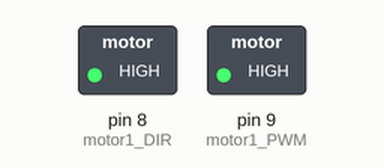
Bench run of a sketch on a simulated Arduino Uno, built with avr-gcc and run on an emulated ATmega328P. On the bench: switched loads named in the sketch (green lamp = pin HIGH).

Above: at 12.8 s.
Timing chart, 0 to 40.0 s (numbered marks = the images above):
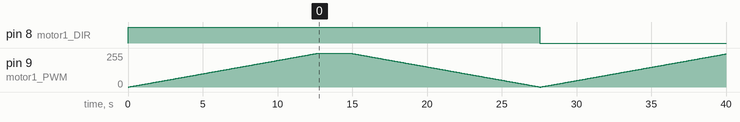

The sketch:

motordrive_DC2-2D.ino
```cpp
const int motor1_PWM = 9;
const int motor1_DIR = 8;

void setup() {
  pinMode(motor1_DIR, OUTPUT);
  //pinMode(motor1_PWM, OUTPUT);

}

void loop() {
  digitalWrite(motor1_DIR, HIGH);
  for(int i = 0; i<256;i++) {
    analogWrite(motor1_PWM, i);
    delay(50);
  }
  delay(2000);
  for(int i = 255; i>0;i--) {
    analogWrite(motor1_PWM, i);
    delay(50);
  }
  digitalWrite(motor1_DIR, LOW);
  for(int i = 0; i<256;i++) {
    analogWrite(motor1_PWM, i);
    delay(50);
  }
  delay(2000);
  for(int i = 255; i>0;i--) {
    analogWrite(motor1_PWM, i);
    delay(50);
  }

  analogWrite(motor1_PWM, 0);
  delay(2000);

}
```

Measured:
- by itself, pin 8 (motor1_DIR): LOW → HIGH at 0.00 s, → LOW 27.6 s later
